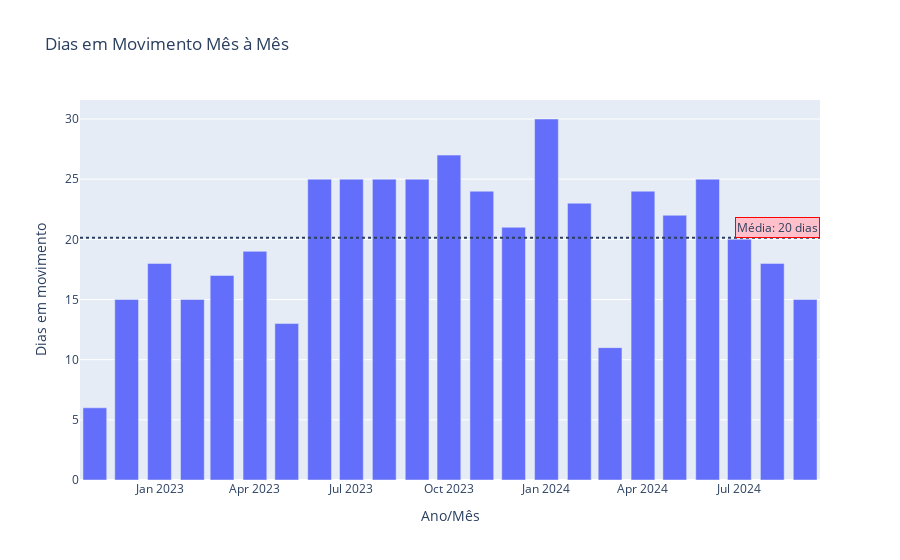

Notebook code cell kept with this figure:
### Code cell
# 📅 Quantos dias em movimento mês a mês com a linha de média? ✅
# Preparar os dados
# df_final['ano_mes'] = df_final['data'].dt.strftime('%m-%Y')

# Agrupar os dados e excluindo as datas duplicadas deixando apenas uma
# Renomeando as colunas
contagem_dias = df.groupby('ano_mes')['data'].nunique().reset_index()
contagem_dias.columns = ['Ano/Mês', 'Dias em movimento']

# Calculando a média
media = contagem_dias['Dias em movimento'].mean()

# Ordenando os dados
contagem_dias['Ano/Mês'] = pd.to_datetime(contagem_dias['Ano/Mês'], format='%Y-%m')
contagem_dias.sort_values(by='Ano/Mês', inplace=True)
contagem_dias['Ano/Mês'] = contagem_dias['Ano/Mês'].dt.strftime('%Y-%m')

# Plotar o gráfico
fig = px.bar(contagem_dias, x='Ano/Mês', y='Dias em movimento', title='Dias em Movimento Mês à Mês')
fig.add_hline(y=media, line_dash="dot", annotation_text="", annotation_position="bottom right")

# Adicionar rótulo de dados na linha da média
fig.add_annotation(
    xref="paper", x=1, y=media,
    text=f"Média: {media:.0f} dias",
    showarrow=False,
    yshift=10,
    bordercolor='red',
    bgcolor='pink')

# Mostrar o gráfico
fig.show()

fig.write_image("../reports/img/dias_em_movimento.png")

### Figure 1 — Plotly figure (JSON) as saved in the notebook; plotly's stock layout.template omitted (floating-point values rounded to 4 significant figures)
{"data": [{"alignmentgroup": "True", "hovertemplate": "Ano/Mês=%{x}<br>Dias em movimento=%{y}<extra></extra>", "legendgroup": "", "marker": {"color": "#636efa", "pattern": {"shape": ""}}, "name": "", "offsetgroup": "", "orientation": "v", "showlegend": false, "textposition": "auto", "type": "bar", "x": ["2022-11", "2022-12", "2023-01", "2023-02", "2023-03", "2023-04", "2023-05", "2023-06", "2023-07", "2023-08", "2023-09", "2023-10", "2023-11", "2023-12", "2024-01", "2024-02", "2024-03", "2024-04", "2024-05", "2024-06", "2024-07", "2024-08", "2024-09"], "xaxis": "x", "y": [6, 15, 18, 15, 17, 19, 13, 25, 25, 25, 25, 27, 24, 21, 30, 23, 11, 24, 22, 25, 20, 18, 15], "yaxis": "y"}], "layout": {"annotations": [{"showarrow": false, "text": "", "x": 1, "xanchor": "right", "xref": "x domain", "y": 20.13, "yanchor": "top", "yref": "y"}, {"bgcolor": "pink", "bordercolor": "red", "showarrow": false, "text": "Média: 20 dias", "x": 1, "xref": "paper", "y": 20.13, "yshift": 10}], "barmode": "relative", "legend": {"tracegroupgap": 0}, "shapes": [{"line": {"dash": "dot"}, "type": "line", "x0": 0, "x1": 1, "xref": "x domain", "y0": 20.13, "y1": 20.13, "yref": "y"}], "title": {"text": "Dias em Movimento Mês à Mês"}, "xaxis": {"anchor": "y", "domain": [0, 1], "title": {"text": "Ano/Mês"}}, "yaxis": {"anchor": "x", "domain": [0, 1], "title": {"text": "Dias em movimento"}}}}
